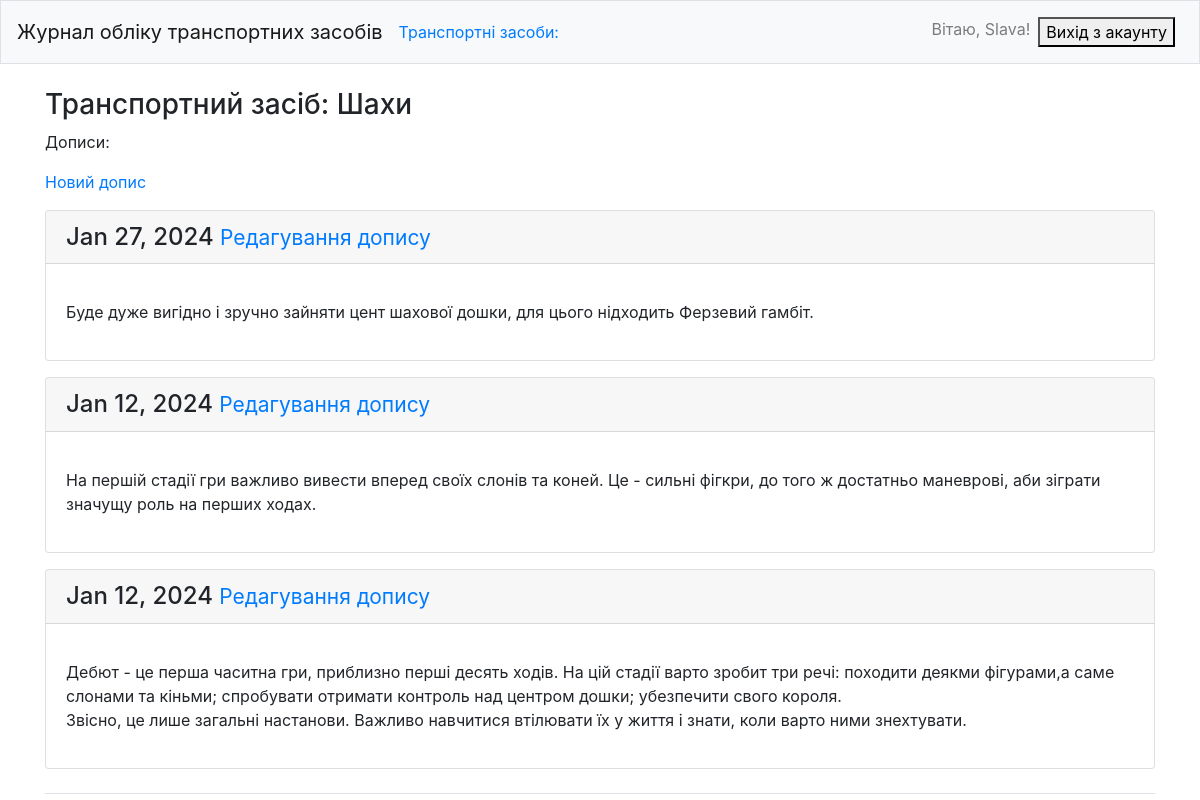
The page /topics/1/ (signed in) on the database its author committed.
### learning_logs/models.py (models this page shows, shortened)
class Topic(models.Model):
    text = models.CharField(max_length=200)
    data_added = models.DateTimeField(auto_now_add=True)
    owner = models.ForeignKey(User, on_delete=models.CASCADE)
    def __str__(self):
        return self.text

class Entry(models.Model):
    topic = models.ForeignKey(Topic, on_delete=models.CASCADE)
    text = models.TextField()
    date_added = models.DateTimeField(auto_now_add=True)
    class Meta:
        verbose_name_plural = 'entries'

### learning_logs/views.py (the view)
# urls.py: path('topics/<int:topic_id>/', views.topic, name='topic'),  # сторінка для окремої теми
@login_required
def topic(request, topic_id):
    topic = Topic.objects.get(id=topic_id)
    if topic.owner != request.user:
        raise Http404
    entries = topic.entry_set.order_by('-date_added')
    context = {'topic': topic, 'entries': entries}
    return render(request, 'learning_logs/topic.html', context)

### learning_logs/templates/learning_logs/topic.html
{% extends "learning_logs/base.html" %}
{% block content %}
<h3>Транспортний засіб: {{ topic }}</h3>
<p>Дописи:</p>
<p>
    <a href="{% url 'learning_logs:new_entry' topic.id %}">Новий допис</a>
</p>
{% for entry in entries %}
    <div class="card mb-3">
        <h4 class="card-header">
            {{ entry.date_added|date:"M d, Y " }}
            <small>
                  <a href="{% url 'learning_logs:edit_entry' entry.id %}">Редагування допису</a>
            </small>
        </h4>
        <div class="card-body">
            <p>{{ entry.text|linebreaks }}</p>
        </div>
    </div>
    {% empty %}
     <li>Дописи до цього транспортного засобу відсутні</li>
{% endfor %}
{% endblock content %}

### learning_logs/templates/learning_logs/base.html (shortened to what this page needs)
{% load bootstrap4 %}
<!DOCTYPE html>
<html lang="en">
<head>
    {% bootstrap_css %}
</head>
<body>
        <nav class="navbar navbar-expand-md navbar-light bg-light mb-4 border">
            <a class="navbar-brand" href="{% url 'learning_logs:index' %}">Журнал обліку транспортних засобів</a>
        <div class="collapse navbar-collapse" id="navbarCollapse">
            <ul class="navbar-nav mr-auto">
                <li class="nav-item">
                     <a href="{% url 'learning_logs:topics' %}">Транспортні засоби:</a>
                </li>
            </ul>
            <ul class="navbar-nav ml-auto">
                {% if user.is_authenticated %}
                <li class="nav-item">
                    <span class="navbar-text">Вітаю, {{user.username}}!</span>
                </li>
                <li>
                     <form class="nav-link" method="post" action="{% url 'users:logout' %}">
                        <button type="submit">Вихід з акаунту</button>
                     </form>
                </li>
            {% endif %}
        </nav>
<main role="main" class="container">
    <div class="pb-2 mb-2 border-bottom">
        {% block content %}
        {% endblock content %}
    </div>
</main>
</body>
</html>

### rows shown on the page
Topic: text "Шахи"
Entry: date_added "Jan 27, 2024", text "Буде дуже вигідно і зручно зайняти цент шахової дошки, для цього нідходить Ферзевий гамбіт."
Entry: date_added "Jan 12, 2024", text "На першій стадії гри важливо вивести вперед своїх слонів та коней. Це - сильні фігкри, до того ж достатньо маневрові, аби зіграти значущу роль на перших ходах."
Entry: date_added "Jan 12, 2024", text "Дебют - це перша часитна гри, приблизно перші десять ходів. На цій стадії варто зробит три речі: походити деякми фігурами,а саме слонами та кіньми; спробувати отримати контроль над центром дошки; убезпечити свого короля. Звісно, це лише загальні настанови. Важливо навчитися втілювати їх у життя і знати, коли варто ними знехтувати."

### other values the page prints
{{ user.username }} "Slava"
